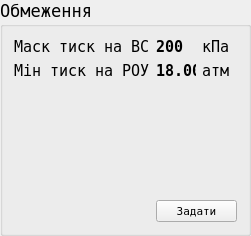
  <widget class="QGroupBox" name="groupBox">
   <property name="geometry">
    <rect>
     <x>15</x>
     <y>735</y>
     <width>251</width>
     <height>236</height>
    </rect>
   </property>
   <property name="font">
    <font>
     <family>DejaVu Sans Mono</family>
     <pointsize>13</pointsize>
    </font>
   </property>
   <property name="title">
    <string>Обмеження</string>
   </property>
   <layout class="QGridLayout" name="gridLayout">
    <item row="1" column="0">
     <widget class="QLabel" name="label_4">
      <property name="font">
       <font>
        <pointsize>11</pointsize>
       </font>
      </property>
      <property name="text">
       <string>Мін тиск на РОУ</string>
      </property>
     </widget>
    </item>
    <item row="2" column="0" colspan="2">
     <spacer name="verticalSpacer">
      <property name="font">
       <font>
        <pointsize>8</pointsize>
       </font>
      </property>
      <property name="orientation">
       <enum>Qt::Vertical</enum>
      </property>
      <property name="sizeHint" stdset="0">
       <size>
        <width>152</width>
        <height>134</height>
       </size>
      </property>
     </spacer>
    </item>
    <item row="0" column="1">
     <widget class="QLabel" name="SP50003">
      <property name="sizePolicy">
       <sizepolicy hsizetype="Ignored" vsizetype="Preferred">
        <horstretch>0</horstretch>
        <verstretch>0</verstretch>
       </sizepolicy>
      </property>
      <property name="minimumSize">
       <size>
        <width>40</width>
        <height>0</height>
       </size>
      </property>
      <property name="font">
       <font>
        <pointsize>11</pointsize>
        <weight>75</weight>
        <bold>true</bold>
       </font>
      </property>
      <property name="text">
       <string>200</string>
      </property>
     </widget>
    </item>
    <item row="0" column="0">
     <widget class="QLabel" name="label_2">
      <property name="sizePolicy">
       <sizepolicy hsizetype="Preferred" vsizetype="Preferred">
        <horstretch>0</horstretch>
        <verstretch>0</verstretch>
       </sizepolicy>
      </property>
      <property name="font">
       <font>
        <pointsize>11</pointsize>
       </font>
      </property>
      <property name="text">
       <string>Маск тиск на ВС</string>
      </property>
     </widget>
    </item>
    <item row="1" column="1">
     <widget class="QLabel" name="SP70003">
      <property name="sizePolicy">
       <sizepolicy hsizetype="Ignored" vsizetype="Preferred">
        <horstretch>0</horstretch>
        <verstretch>0</verstretch>
       </sizepolicy>
      </property>
      <property name="minimumSize">
       <size>
        <width>40</width>
        <height>0</height>
       </size>
      </property>
      <property name="font">
       <font>
        <pointsize>11</pointsize>
        <weight>75</weight>
        <bold>true</bold>
       </font>
      </property>
      <property name="text">
       <string>18.00</string>
      </property>
     </widget>
    </item>
    <item row="0" column="2">
     <widget class="QLabel" name="label_3">
      <property name="font">
       <font>
        <pointsize>11</pointsize>
       </font>
      </property>
      <property name="text">
       <string>кПа</string>
      </property>
     </widget>
    </item>
    <item row="3" column="1" colspan="2">
     <widget class="QPushButton" name="bnLimit">
      <property name="font">
       <font>
        <pointsize>8</pointsize>
       </font>
      </property>
      <property name="text">
       <string>Задати</string>
      </property>
     </widget>
    </item>
    <item row="1" column="2">
     <widget class="QLabel" name="label_5">
      <property name="font">
       <font>
        <pointsize>11</pointsize>
       </font>
      </property>
      <property name="text">
       <string>атм</string>
      </property>
     </widget>
    </item>
   </layout>
  </widget>
